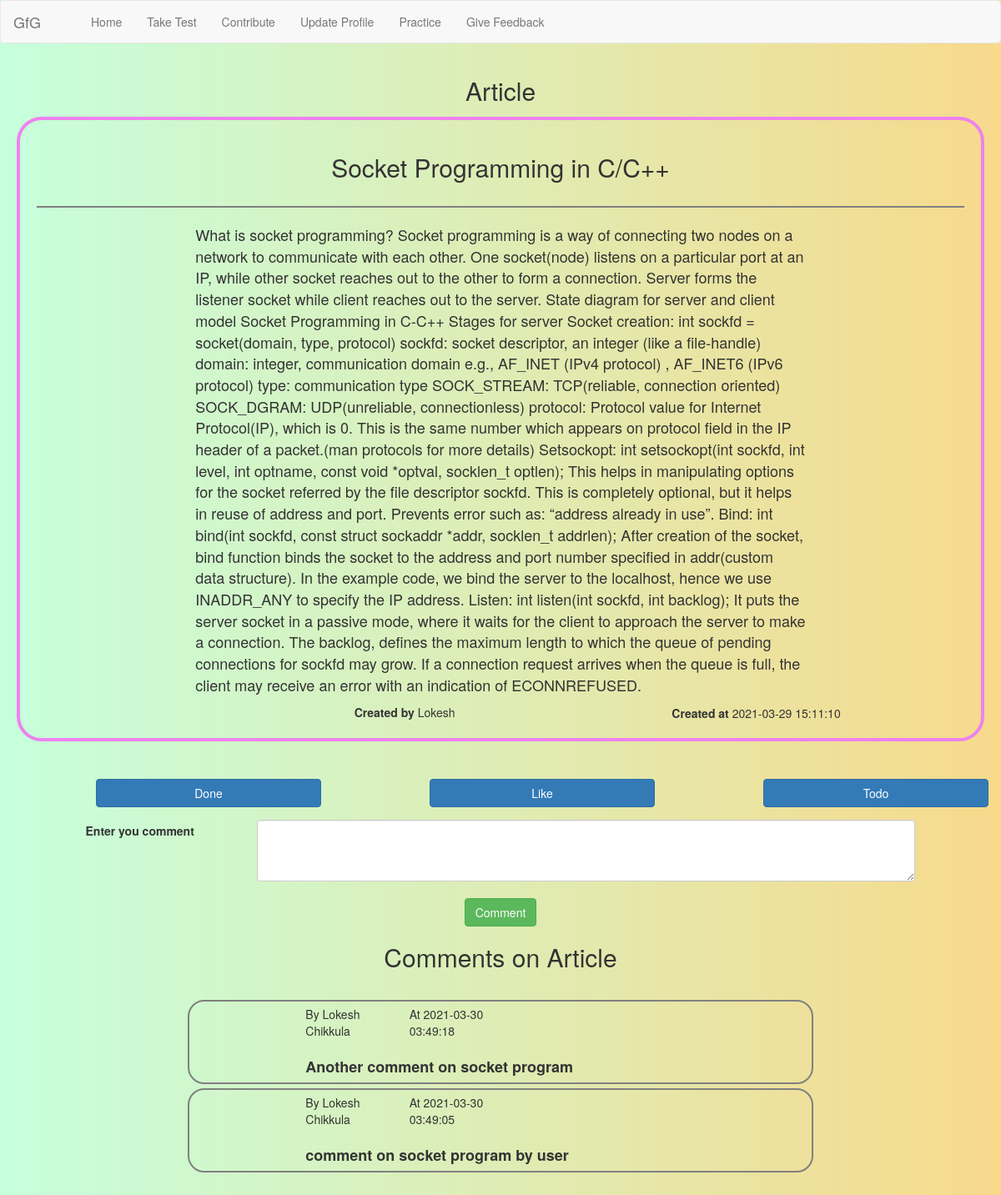
Page /user/single_article.php?art_id=3 (signed in) on the committed database.
### tables this page shows
CREATE TABLE `articles` (
  `art_id` int(11) NOT NULL,
  `header` text NOT NULL,
  `content` text NOT NULL,
  `time` timestamp NOT NULL DEFAULT current_timestamp() ON UPDATE current_timestamp(),
  `creator_id` int(11) NOT NULL
);

CREATE TABLE `users` (
  `user_id` int(11) NOT NULL,
  `first_name` varchar(20) NOT NULL,
  `middle_name` varchar(20) NOT NULL,
  `last_name` varchar(20) NOT NULL,
  `city` varchar(20) NOT NULL,
  `state` varchar(20) NOT NULL,
  `zipcode` char(6) NOT NULL,
  `email` varchar(40) NOT NULL,
  `dob` date NOT NULL,
  `biodata` text NOT NULL,
  `password` varchar(20) NOT NULL,
  `user_type` varchar(20) NOT NULL DEFAULT 'user',
  `age` int(11) NOT NULL
);

CREATE TABLE `comments` (
  `user_id` int(11) NOT NULL,
  `comment` text NOT NULL,
  `comment_on` int(11) NOT NULL,
  `type` varchar(20) NOT NULL,
  `time` timestamp NOT NULL DEFAULT current_timestamp()
);

### user/single_article.php (the view, shortened to what this page needs)
<!DOCTYPE html>
<?php
include("user_header.php");
function single_article()
{
    global $con;
    if (isset($_GET['art_id'])) {
        $art_id = $_GET['art_id'];
        $get_art = "SELECT * FROM articles where art_id='$art_id'";
        $run_art = mysqli_query($con, $get_art);
        $row_art = mysqli_fetch_array($run_art);
        $header = $row_art['header'];
        $content = $row_art['content'];
        $time = $row_art['time'];
        $creator = $row_art['creator_id'];
        $select_creator = "SELECT * FROM users where user_id='$creator'";
        $run_creator = mysqli_query($con, $select_creator);
        $row = mysqli_fetch_array($run_creator);
        $first_name = $row['first_name'];
        echo "
        <div class='container-fluid'>
            <div class='article'>
                <div class='row'>
                    <div class='col-sm-12'>
                        <center><h2>$header</h2></center>
                    </div>
                </div>
                 <hr id='hl' >
                <div class='row content'>
                    <div class='col-sm-2'>
                    </div>
                    <div class='col-sm-8'>
                        $content
                    </div>
                    <div class='col-sm-2'>
                    </div>
                </div>
                <div class='row time'>
                    <div class='col-sm-4'></div>
                    <div class='col-sm-4'><strong>Created by</strong>  $first_name</div>
                    <div class='col-sm-1'></div>
                    <div class='col-sm-4'><strong>Created at</strong>  $time </div>
                </div>
            </div>
            </br>
        </div>
        </br>
        ";
    }
}
function show_comments()
{
    global $con;
    $art_id = $_GET['art_id'];
    $select = "SELECT * FROM comments WHERE comment_on = '$art_id' AND type='art' ORDER BY time DESC LIMIT 20";
    $run_select = mysqli_query($con, $select);
    while ($row_comments = mysqli_fetch_array($run_select)) {
        $comment = $row_comments['comment'];
        $user_id = $row_comments['user_id'];
        $time = $row_comments['time'];
        $select_user = "SELECT * FROM users WHERE user_id = $user_id";
        $run_user = mysqli_query($con, $select_user);
        $row = mysqli_fetch_array($run_user);
        $first_name = $row['first_name'];
        $last_name = $row['last_name'];
        echo "
        <div class='container-fluid'>
            <div class='row'>
                <div class='col-sm-2'></div>
                <div class='col-sm-8'>
                    <div class='container-fluid comment'>
                        <div class='row head'>
                            <div class='col-sm-2'>
                            </div>
                            <div class='col-sm-2'>
                            By  $first_name $last_name
                            </div>
                            <div class='col-sm-2'>
                            At $time
                            </div>
                        </div>
                        <br>
                        <div class='row'>
                            <div class='col-sm-2'>
                            </div>
                            <div class='col-sm-8 des'>
                            <strong>$comment</strong>
                            </div>
                            <div class='col-sm-2'></div>
                        </div>
                    </div>
                </div>
                <div class='col-sm-2'></div>
            </div>
        </div>
        ";
    }
}
?>
<html>
<head>
    <link rel="stylesheet" href="https://maxcdn.bootstrapcdn.com/bootstrap/3.4.1/css/bootstrap.min.css">
    <link rel="stylesheet" type="text/css" href="../styles/articles.css">
</head>
<body>
    <div class="container-fulid">
        <div class="row">
            <div class="col-sm-12">
                <center>
                    <h2>Article</h2>
                </center>
            </div>
        </div>
        <?php echo single_article(); ?>
        <div class="container-fluid" style="margin-bottom:15px;">
            <div class="row">
                <div class="col-sm-1"></div>
                <div class="col-sm-3">
                    <form action='' method='post'>
                        <form action="" method="post" enctype="multipart/form" role="form" class="form-horizontal">
                            <button type="submit" class="btn btn-primary btn-block" name="done">Done</button>
                        </form>
                    </form>
                </div>
                <div class="col-sm-1"></div>
                <div class="col-sm-3">
                    <form action="" method="post" enctype="multipart/form" role="form" class="form-horizontal">
                        <button type="submit" class="btn btn-primary btn-block" name="liked">Like</button>
                    </form>
                </div>
                <div class="col-sm-1"></div>
                <div class="col-sm-3">
                    <form action="" method="post" enctype="multipart/form" role="form" class="form-horizontal">
                        <button type="submit" class="btn btn-primary btn-block" name="todo">Todo</button>
                    </form>
                </div>
            </div>
        </div>
        <form action="" method="post" class='form-inline'>
            <div class="row">
                <div class="col-sm-1"></div>
                <div class="col-sm-2"><label for="cmt" class="control-label">Enter you comment</label></div>
                <div class="col-sm-6">
                    <textarea name="cmt" id="" cols="100" rows="3" class="form-control"></textarea>
                </div>
            </div>
            <br>
            <div class="row">
                <center><input type="submit" name="sub_cmt" value="Comment" class="btn btn-success"></center>
            </div>
        </form>
        <div class="container-fluid">
            <div class="row">
                <center>
                    <h2>Comments on Article</h2>
                </center>
            </div>
            <br>
            <?php show_comments(); ?>
        </div>
    </div>
    <br><br>
</body>
</html>

### styles/articles.css (style rules this page uses)
.article { border: 4px solid violet; border-radius: 30px; margin: 5px; padding: 20px; }
.time { margin-top: 10px; }
.content { font-size: 18px; }
#hl { height: 2px; border-width: 0; color: gray; background-color: gray; }
.comment { border: 2px solid gray; }

### user/single_article.php (style rules this page uses)
body { background-image: url('../images/MegaTron.jpg'); background-repeat: no-repeat; background-size: cover; overflow-x: hidden; }
.comment { border: 2px solid gray; border-radius: 20px; padding-top: 5px; padding-bottom: 5px; margin-top: 5px; }
.des { font-size: 18px; }

### rows in the picture
articles: header "Socket Programming in C/C++", content "What is socket programming? Socket programming is a way of connecting two nodes on a network to communicate with each other. One socket(node) listens on a particular port at an IP, while other socket reaches out to the other to form a connection. Server forms the listener socket while client reaches out to the server. State diagram for server and client model Socket Programming in C-C++ Stages for server Socket creation: int sockfd = socket(domain, type, protocol) sockfd: socket descriptor, an integer (like a file-handle) domain: integer, communication domain e.g., AF_INET (IPv4 protocol) , AF_INET6 (IPv6 protocol) type: communication type SOCK_STREAM: TCP(reliable, connection oriented)…", time "2021-03-29 15:11:10"
users: first_name "Lokesh"
comments: user.first_name "Lokesh", user.last_name "Chikkula", time "2021-03-30 03:49:18", comment "Another comment on socket program"
comments: user.first_name "Lokesh", user.last_name "Chikkula", time "2021-03-30 03:49:05", comment "comment on socket program by user"
